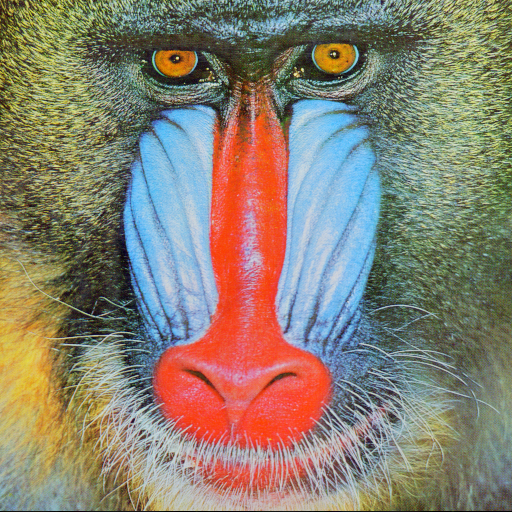
%> input picture E1/smandril.tif, 512 x 512 px
$ octave test.m   (GNU Octave 9; MATLAB toolbox functions it lacks are replaced by stand-ins)
%> lines starting %> are read from the running program, lines starting %| are printed output that depends on the picture
%% P 1.1
I1 = ones(512, 512);
I2 = ones(512, 512);
I2(1, 1) = 0;
calcPSNR(I1, I2)
%% P 1.2
I1 = ones(256, 256, 3) * 255;
I2 = ones(256, 256, 3) * 255;
I2(1, 1, 1) = 0;
I2(1, 1, 2) = 0;
calcPSNR(I1, I2)
%% P 1.3
clc, clear all;
x = linspace(0, 2*pi, 9);
y = sin(x);
y_subsampled = y(1:2:end);
stem(y)
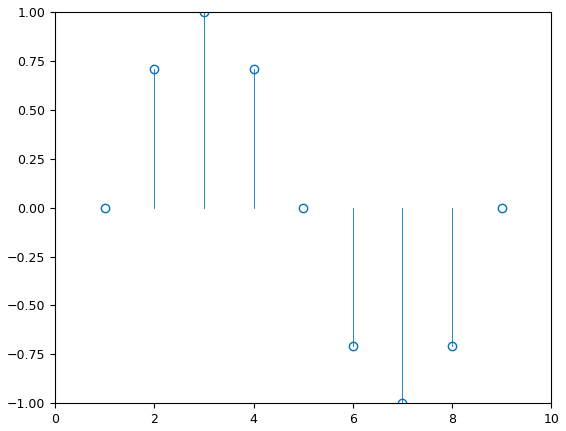
%> figure redrawn from the program's plot data; highest point at x = 3, y = 1
figure;
stem(y_subsampled);
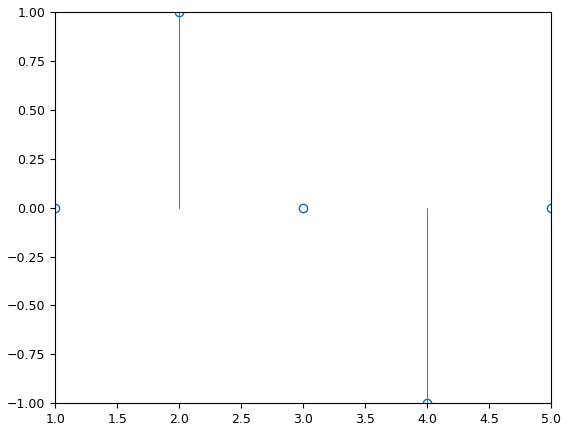
%> figure redrawn from the program's plot data
hold on;

%% E1
%% This code will call your function and should work without any changes
Image = imread('smandril.tif');
%> Image is the input picture: size 512x512x3 uint8; mean R, G, B 137.4, 128.9, 113.1
%> the run ends on the next line
recImage = imread('smandril_rec.tif');
% [102 lines not run here, left out]
function rgb = ictYCbCr2RGB(yuv)
end

function yuv = ictRGB2YCbCr(rgb)
end

function MSE = calcMSE(Image, recImage)
end

function PSNR = calcPSNR(Image, recImage)
end
